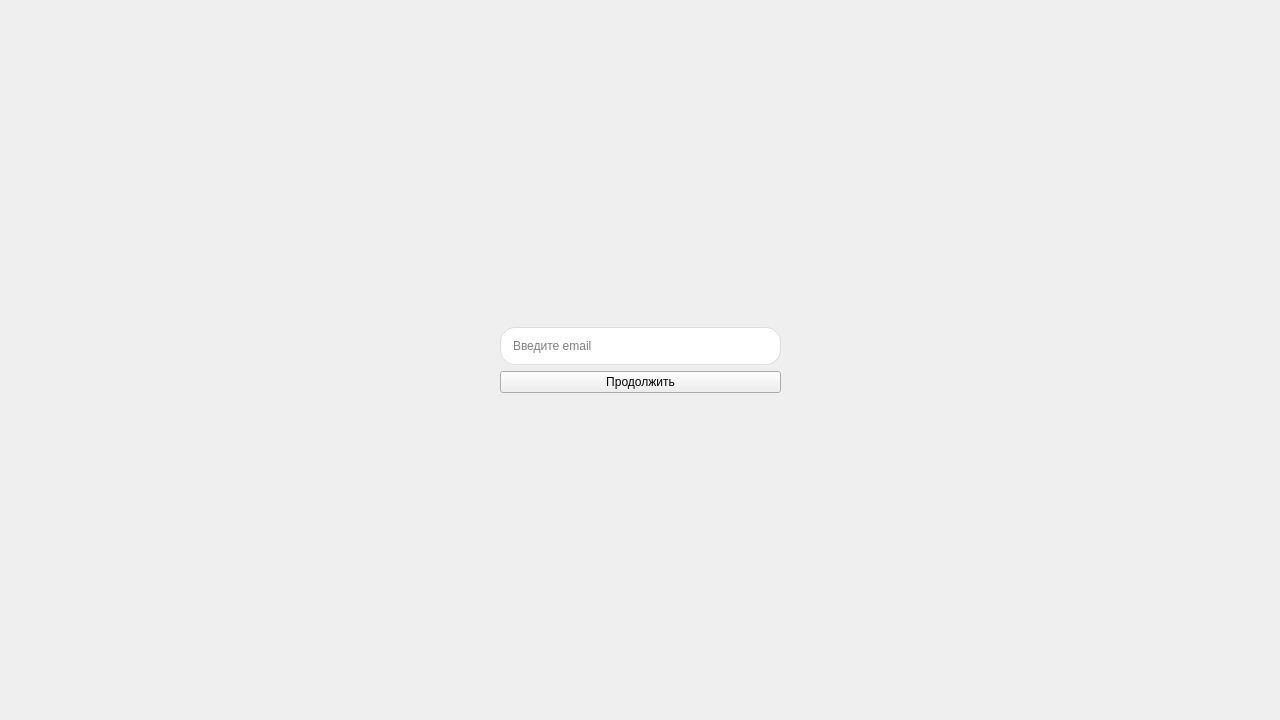
<?xml version="1.0" encoding="UTF-8"?>
<ui version="4.0">
 <class>LoginWidget</class>
 <widget class="QWidget" name="LoginWidget">
  <property name="geometry">
   <rect>
    <x>0</x>
    <y>0</y>
    <width>1280</width>
    <height>720</height>
   </rect>
  </property>
  <property name="sizePolicy">
   <sizepolicy hsizetype="Preferred" vsizetype="Preferred">
    <horstretch>0</horstretch>
    <verstretch>0</verstretch>
   </sizepolicy>
  </property>
  <property name="windowTitle">
   <string>Form</string>
  </property>
  <property name="styleSheet">
   <string notr="true"/>
  </property>
  <widget class="QWidget" name="gridLayoutWidget_2">
   <property name="geometry">
    <rect>
     <x>0</x>
     <y>0</y>
     <width>1281</width>
     <height>721</height>
    </rect>
   </property>
   <layout class="QGridLayout" name="gridLayout_4">
    <item row="0" column="0">
     <layout class="QGridLayout" name="gridLayout_3">
      <property name="sizeConstraint">
       <enum>QLayout::SetFixedSize</enum>
      </property>
      <property name="leftMargin">
       <number>500</number>
      </property>
      <property name="rightMargin">
       <number>500</number>
      </property>
      <item row="1" column="0">
       <widget class="QLineEdit" name="lineEdit_4">
        <property name="sizePolicy">
         <sizepolicy hsizetype="Expanding" vsizetype="Fixed">
          <horstretch>30</horstretch>
          <verstretch>0</verstretch>
         </sizepolicy>
        </property>
        <property name="styleSheet">
         <string notr="true">QLineEdit {
    border: 1px solid #ddd;
    border-radius: 15px;
    padding: 10px;
    background-color: white;
}</string>
        </property>
        <property name="text">
         <string/>
        </property>
        <property name="placeholderText">
         <string>Введите email</string>
        </property>
       </widget>
      </item>
      <item row="2" column="0">
       <widget class="QPushButton" name="loginButton">
        <property name="sizePolicy">
         <sizepolicy hsizetype="Expanding" vsizetype="Maximum">
          <horstretch>0</horstretch>
          <verstretch>0</verstretch>
         </sizepolicy>
        </property>
        <property name="styleSheet">
         <string notr="true"/>
        </property>
        <property name="text">
         <string>Продолжить</string>
        </property>
       </widget>
      </item>
     </layout>
    </item>
   </layout>
  </widget>
 </widget>
 <resources/>
 <connections/>
</ui>
